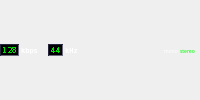
          <widget class="QWidget" name="codecDetailsContainer" native="true">
           <property name="maximumSize">
            <size>
             <width>16777215</width>
             <height>16777215</height>
            </size>
           </property>
           <layout class="QHBoxLayout" name="horizontalLayout_4">
            <property name="spacing">
             <number>2</number>
            </property>
            <property name="leftMargin">
             <number>0</number>
            </property>
            <property name="topMargin">
             <number>3</number>
            </property>
            <property name="rightMargin">
             <number>5</number>
            </property>
            <property name="bottomMargin">
             <number>2</number>
            </property>
            <item>
             <widget class="QFrame" name="kbpsFrame">
              <property name="minimumSize">
               <size>
                <width>19</width>
                <height>12</height>
               </size>
              </property>
              <property name="maximumSize">
               <size>
                <width>16777215</width>
                <height>12</height>
               </size>
              </property>
              <property name="styleSheet">
               <string notr="true">#kbpsFrame {
	background-color: #000000;
	border-top: 1px solid #26253c;
	border-right: 1px solid #6d6d7f;
	border-bottom: 1px solid #6d6d7f;
	border-left: 1px solid #26253c;
}</string>
              </property>
              <layout class="QHBoxLayout" name="horizontalLayout_5">
               <property name="spacing">
                <number>2</number>
               </property>
               <property name="leftMargin">
                <number>1</number>
               </property>
               <property name="topMargin">
                <number>0</number>
               </property>
               <property name="rightMargin">
                <number>1</number>
               </property>
               <property name="bottomMargin">
                <number>0</number>
               </property>
               <item>
                <widget class="QLabel" name="kbpsValueLabel">
                 <property name="palette">
                  <palette>
                   <active>
                    <colorrole role="WindowText">
                     <brush brushstyle="SolidPattern">
                      <color alpha="255">
                       <red>0</red>
                       <green>226</green>
                       <blue>0</blue>
                      </color>
                     </brush>
                    </colorrole>
                   </active>
                   <inactive>
                    <colorrole role="WindowText">
                     <brush brushstyle="SolidPattern">
                      <color alpha="255">
                       <red>0</red>
                       <green>226</green>
                       <blue>0</blue>
                      </color>
                     </brush>
                    </colorrole>
                   </inactive>
                   <disabled>
                    <colorrole role="WindowText">
                     <brush brushstyle="SolidPattern">
                      <color alpha="255">
                       <red>190</red>
                       <green>190</green>
                       <blue>190</blue>
                      </color>
                     </brush>
                    </colorrole>
                   </disabled>
                  </palette>
                 </property>
                 <property name="font">
                  <font>
                   <family>Bitstream Vera Sans Mono</family>
                   <pointsize>6</pointsize>
                   <bold>true</bold>
                   <stylestrategy>NoAntialias</stylestrategy>
                  </font>
                 </property>
                 <property name="text">
                  <string>128</string>
                 </property>
                 <property name="alignment">
                  <set>Qt::AlignCenter</set>
                 </property>
                </widget>
               </item>
              </layout>
             </widget>
            </item>
            <item>
             <widget class="QLabel" name="kbpsLabel">
              <property name="minimumSize">
               <size>
                <width>0</width>
                <height>12</height>
               </size>
              </property>
              <property name="maximumSize">
               <size>
                <width>16777215</width>
                <height>12</height>
               </size>
              </property>
              <property name="palette">
               <palette>
                <active>
                 <colorrole role="WindowText">
                  <brush brushstyle="SolidPattern">
                   <color alpha="255">
                    <red>255</red>
                    <green>255</green>
                    <blue>255</blue>
                   </color>
                  </brush>
                 </colorrole>
                </active>
                <inactive>
                 <colorrole role="WindowText">
                  <brush brushstyle="SolidPattern">
                   <color alpha="255">
                    <red>255</red>
                    <green>255</green>
                    <blue>255</blue>
                   </color>
                  </brush>
                 </colorrole>
                </inactive>
                <disabled>
                 <colorrole role="WindowText">
                  <brush brushstyle="SolidPattern">
                   <color alpha="255">
                    <red>190</red>
                    <green>190</green>
                    <blue>190</blue>
                   </color>
                  </brush>
                 </colorrole>
                </disabled>
               </palette>
              </property>
              <property name="font">
               <font>
                <family>Bitstream Vera Sans Mono</family>
                <pointsize>5</pointsize>
                <bold>true</bold>
               </font>
              </property>
              <property name="text">
               <string>kbps</string>
              </property>
              <property name="alignment">
               <set>Qt::AlignCenter</set>
              </property>
             </widget>
            </item>
            <item>
             <spacer name="horizontalSpacer_5">
              <property name="orientation">
               <enum>Qt::Horizontal</enum>
              </property>
              <property name="sizeType">
               <enum>QSizePolicy::Fixed</enum>
              </property>
              <property name="sizeHint" stdset="0">
               <size>
                <width>8</width>
                <height>1</height>
               </size>
              </property>
             </spacer>
            </item>
            <item>
             <widget class="QFrame" name="khzFrame">
              <property name="minimumSize">
               <size>
                <width>15</width>
                <height>12</height>
               </size>
              </property>
              <property name="maximumSize">
               <size>
                <width>16777215</width>
                <height>12</height>
               </size>
              </property>
              <property name="styleSheet">
               <string notr="true">#khzFrame {
	background-color: #000000;
	border-top: 1px solid #26253c;
	border-right: 1px solid #6d6d7f;
	border-bottom: 1px solid #6d6d7f;
	border-left: 1px solid #26253c;
}</string>
              </property>
              <layout class="QHBoxLayout" name="horizontalLayout_6">
               <property name="spacing">
                <number>2</number>
               </property>
               <property name="leftMargin">
                <number>1</number>
               </property>
               <property name="topMargin">
                <number>0</number>
               </property>
               <property name="rightMargin">
                <number>1</number>
               </property>
               <property name="bottomMargin">
                <number>0</number>
               </property>
               <item>
                <widget class="QLabel" name="khzValueLabel">
                 <property name="palette">
                  <palette>
                   <active>
                    <colorrole role="WindowText">
                     <brush brushstyle="SolidPattern">
                      <color alpha="255">
                       <red>0</red>
                       <green>226</green>
                       <blue>0</blue>
                      </color>
                     </brush>
                    </colorrole>
                   </active>
                   <inactive>
                    <colorrole role="WindowText">
                     <brush brushstyle="SolidPattern">
                      <color alpha="255">
                       <red>0</red>
                       <green>226</green>
                       <blue>0</blue>
                      </color>
                     </brush>
                    </colorrole>
                   </inactive>
                   <disabled>
                    <colorrole role="WindowText">
                     <brush brushstyle="SolidPattern">
                      <color alpha="255">
                       <red>190</red>
                       <green>190</green>
                       <blue>190</blue>
                      </color>
                     </brush>
                    </colorrole>
                   </disabled>
                  </palette>
                 </property>
                 <property name="font">
                  <font>
                   <family>Bitstream Vera Sans Mono</family>
                   <pointsize>6</pointsize>
                   <bold>true</bold>
                   <stylestrategy>NoAntialias</stylestrategy>
                  </font>
                 </property>
                 <property name="text">
                  <string>44</string>
                 </property>
                 <property name="alignment">
                  <set>Qt::AlignCenter</set>
                 </property>
                </widget>
               </item>
              </layout>
             </widget>
            </item>
            <item>
             <widget class="QLabel" name="kHzLabel">
              <property name="minimumSize">
               <size>
                <width>0</width>
                <height>12</height>
               </size>
              </property>
              <property name="maximumSize">
               <size>
                <width>16777215</width>
                <height>12</height>
               </size>
              </property>
              <property name="palette">
               <palette>
                <active>
                 <colorrole role="WindowText">
                  <brush brushstyle="SolidPattern">
                   <color alpha="255">
                    <red>255</red>
                    <green>255</green>
                    <blue>255</blue>
                   </color>
                  </brush>
                 </colorrole>
                </active>
                <inactive>
                 <colorrole role="WindowText">
                  <brush brushstyle="SolidPattern">
                   <color alpha="255">
                    <red>255</red>
                    <green>255</green>
                    <blue>255</blue>
                   </color>
                  </brush>
                 </colorrole>
                </inactive>
                <disabled>
                 <colorrole role="WindowText">
                  <brush brushstyle="SolidPattern">
                   <color alpha="255">
                    <red>190</red>
                    <green>190</green>
                    <blue>190</blue>
                   </color>
                  </brush>
                 </colorrole>
                </disabled>
               </palette>
              </property>
              <property name="font">
               <font>
                <family>Bitstream Vera Sans Mono</family>
                <pointsize>5</pointsize>
                <bold>true</bold>
               </font>
              </property>
              <property name="text">
               <string>kHz</string>
              </property>
              <property name="alignment">
               <set>Qt::AlignCenter</set>
              </property>
             </widget>
            </item>
            <item>
             <spacer name="horizontalSpacer_4">
              <property name="orientation">
               <enum>Qt::Horizontal</enum>
              </property>
              <property name="sizeHint" stdset="0">
               <size>
                <width>1</width>
                <height>1</height>
               </size>
              </property>
             </spacer>
            </item>
            <item>
             <widget class="QLabel" name="monoLabel">
              <property name="minimumSize">
               <size>
                <width>0</width>
                <height>12</height>
               </size>
              </property>
              <property name="palette">
               <palette>
                <active>
                 <colorrole role="WindowText">
                  <brush brushstyle="SolidPattern">
                   <color alpha="255">
                    <red>255</red>
                    <green>255</green>
                    <blue>255</blue>
                   </color>
                  </brush>
                 </colorrole>
                </active>
                <inactive>
                 <colorrole role="WindowText">
                  <brush brushstyle="SolidPattern">
                   <color alpha="255">
                    <red>255</red>
                    <green>255</green>
                    <blue>255</blue>
                   </color>
                  </brush>
                 </colorrole>
                </inactive>
                <disabled>
                 <colorrole role="WindowText">
                  <brush brushstyle="SolidPattern">
                   <color alpha="255">
                    <red>190</red>
                    <green>190</green>
                    <blue>190</blue>
                   </color>
                  </brush>
                 </colorrole>
                </disabled>
               </palette>
              </property>
              <property name="font">
               <font>
                <family>Noto Sans</family>
                <pointsize>4</pointsize>
               </font>
              </property>
              <property name="text">
               <string>mono</string>
              </property>
             </widget>
            </item>
            <item>
             <widget class="QLabel" name="stereoLabel">
              <property name="minimumSize">
               <size>
                <width>0</width>
                <height>12</height>
               </size>
              </property>
              <property name="palette">
               <palette>
                <active>
                 <colorrole role="WindowText">
                  <brush brushstyle="SolidPattern">
                   <color alpha="255">
                    <red>0</red>
                    <green>255</green>
                    <blue>0</blue>
                   </color>
                  </brush>
                 </colorrole>
                </active>
                <inactive>
                 <colorrole role="WindowText">
                  <brush brushstyle="SolidPattern">
                   <color alpha="255">
                    <red>0</red>
                    <green>255</green>
                    <blue>0</blue>
                   </color>
                  </brush>
                 </colorrole>
                </inactive>
                <disabled>
                 <colorrole role="WindowText">
                  <brush brushstyle="SolidPattern">
                   <color alpha="255">
                    <red>190</red>
                    <green>190</green>
                    <blue>190</blue>
                   </color>
                  </brush>
                 </colorrole>
                </disabled>
               </palette>
              </property>
              <property name="font">
               <font>
                <family>Noto Sans</family>
                <pointsize>4</pointsize>
               </font>
              </property>
              <property name="text">
               <string>stereo</string>
              </property>
             </widget>
            </item>
           </layout>
          </widget>
